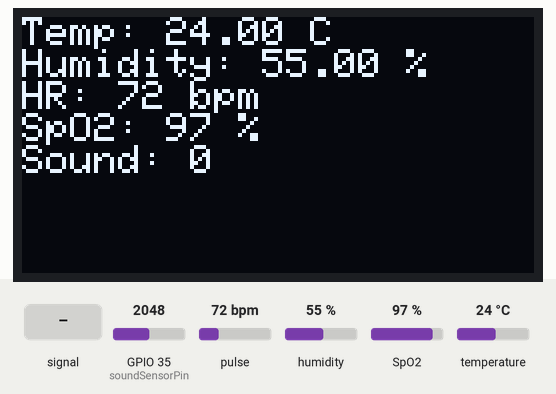
Recording of a sketch running on a simulated ESP32. Shown: 128×64 one-colour display. Inputs (shaded band) come from the test bench; at power-on: pulse 72 bpm, humidity 55 %, GPIO 35 (soundSensorPin) = 2048, SpO2 97 %, temperature 24 °C. WiFi joins after 1.5 s; servers stay silent unless stated; no MQTT or app messages arrive unless stated; what the sketch prints to the serial monitor is not drawn.

Above: at 3.5 s.
3.6 s: GPIO 35 (soundSensorPin) fed a 200 Hz sine of ±327 counts around its level
At 7.4 s:
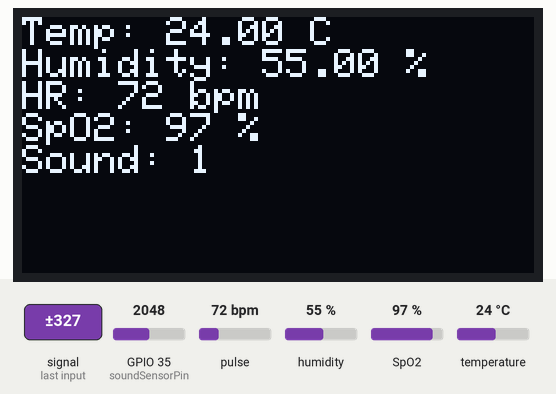
7.7 s: pulse set to 42 bpm
At 10.2 s:
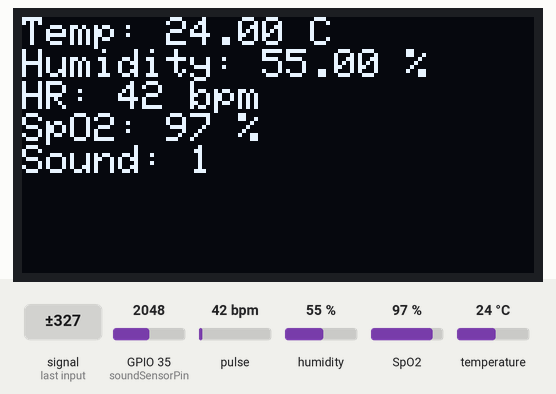
11.1 s: humidity set to 22 %
At 14.1 s:
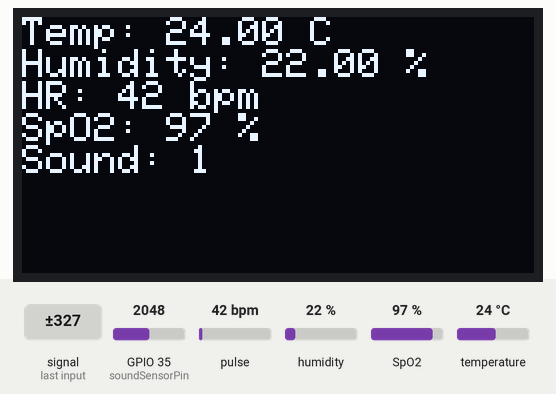
14.4 s: GPIO 35 (soundSensorPin) set to 2866
At 16.8 s:
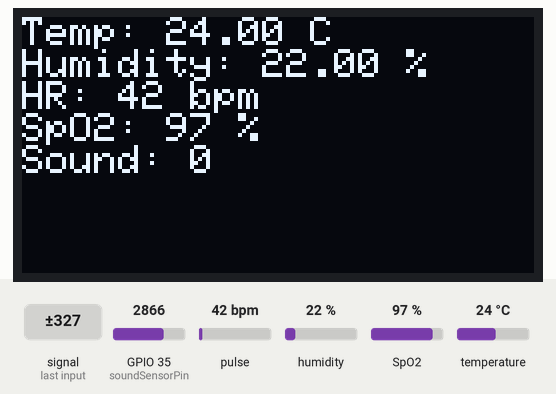
17.7 s: SpO2 set to 80 %
At 20.7 s:
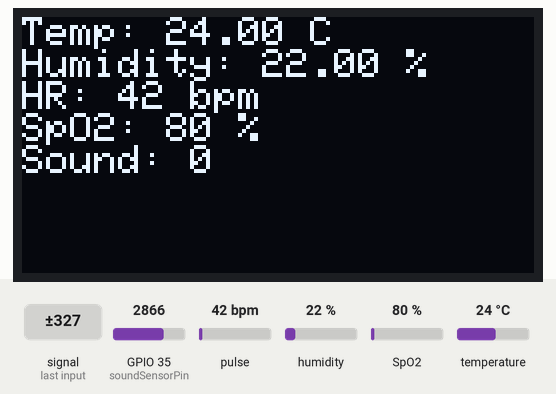
21.1 s: temperature set to 12 °C
At 23.4 s:
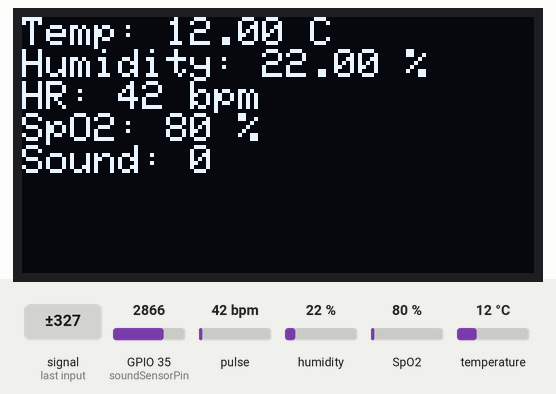
Timing chart, 0 to 24.9 s (numbered marks = the images above; inputs shaded):
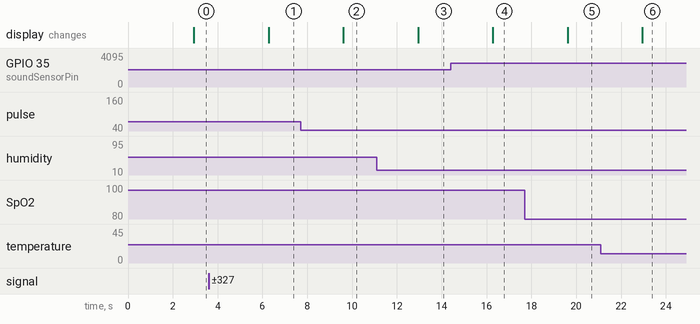

Measured:
- after the input at 3.6 s, the display: changes after 2.7 s (image 1)
- after the input at 7.7 s, the display: changes after 1.9 s (image 2)
- after the input at 11.1 s, the display: changes after 1.8 s (image 3)
- after the input at 14.4 s, the display: changes after 1.9 s (image 4)
- after the input at 17.7 s, the display: changes after 1.9 s (image 5)
- after the input at 21.1 s, the display: changes after 1.9 s (image 6)

The sketch:

Babymonitor.ino
```cpp
// Babymonitor.ino

#include <WiFi.h>
#include <PubSubClient.h>

#include "temperature.h"
#include "heart_rate.h"
#include "oled_display.h"
#include "sound_sensor.h"
#include "display_readings.h"

// WiFi credentials
const char* ssid = "Galaxy M3154D4";
const char* password = "varshu465";

// MQTT Broker
//const char* mqtt_server = "172.23.144.31";  // or use your broker IP
const char* mqtt_topic = "incubator/data";

WiFiClient espClient;
PubSubClient client(espClient);

// Function to connect WiFi
void connectWiFi() {
  Serial.print("Connecting to WiFi");

  WiFi.begin(ssid, password);

  int retryCount = 0;
  while (WiFi.status() != WL_CONNECTED) {
    delay(500);
    Serial.print(".");
    retryCount++;

    if (retryCount > 20) {  // ~10 seconds timeout
      Serial.println("\n Failed to connect to WiFi. Check credentials or signal.");
      return;
    }
  }

  Serial.println("\n WiFi Connected!");
  Serial.print("IP Address: ");
  Serial.println(WiFi.localIP());
}
// Function to connect MQTT
void connectMQTT() {
  while (!client.connected()) {
    Serial.print("Connecting to MQTT...");
    if (client.connect("BabyMonitorClient")) {
      Serial.println("connected");
      client.subscribe(mqtt_topic);  // optional, if you want to receive
    } else {
      Serial.print("Failed. State: ");
      Serial.print(client.state());
      delay(2000);
    }
  }
}

void setup() {
  Serial.begin(115200);

  setupTemperatureSensor();
  setupHeartRateSensor();
  setupOLED();
  setupSoundSensor(35);

  connectWiFi();
  client.setServer("test.mosquitto.org", 1883);
  connectMQTT();

  Serial.println("Baby Monitor Initialized");
}

void loop() {
  if (!client.connected()) connectMQTT();
  client.loop();

  // Read Temperature & Humidity
  float temp = readTemperature();
  float hum = readHumidity();

  // Read Heart Rate & SpO2
  int32_t spo2;
  int8_t validSpO2;
  int32_t heartRate;
  int8_t validHeartRate;
  readHeartRateAndSpO2(spo2, validSpO2, heartRate, validHeartRate);

  // Read Sound Level
  bool babyCrying = isBabyCrying();

  // Print to Serial Monitor
  Serial.print("Temp: "); Serial.print(temp); Serial.print(" C, ");
  Serial.print("Humidity: "); Serial.print(hum); Serial.print(" %, ");
  Serial.print("HR: "); Serial.print(heartRate); Serial.print(" bpm, ");
  Serial.print("SpO2: "); Serial.print(spo2); Serial.print(" %, ");
  Serial.print("Cry Detected: "); Serial.println(babyCrying ? "Yes" : "No");

  // Display on OLED
  displayReadings(temp, hum, heartRate, spo2, babyCrying);

  // Publish to MQTT
  String payload = "{";
  payload += "\"temperature\":" + String(temp) + ",";
  payload += "\"humidity\":" + String(hum) + ",";
  payload += "\"heartRate\":" + String(heartRate) + ",";
  payload += "\"spo2\":" + String(spo2) + ",";
  payload += "\"babyCrying\":" + String(babyCrying);
  payload += "}";

bool ok = client.publish(mqtt_topic, payload.c_str(),true);
Serial.println(ok ? F("Publish OK") : F("Publish FAILED"));

  delay(2000);
}
```

display_readings.cpp
```cpp
#include <Arduino.h>
#include <Adafruit_GFX.h>
#include <Adafruit_SSD1306.h>
#include "display_readings.h"

extern Adafruit_SSD1306 display;

void displayReadings(float temperature, float humidity, int heartRate, int spo2, int soundLevel) {
  display.clearDisplay();
  display.setTextSize(1);
  display.setTextColor(WHITE);
  display.setCursor(0, 0);

  display.print("Temp: "); display.print(temperature); display.println(" C");
  display.print("Humidity: "); display.print(humidity); display.println(" %");
  display.print("HR: "); display.print(heartRate); display.println(" bpm");
  display.print("SpO2: "); display.print(spo2); display.println(" %");
  display.print("Sound: "); display.print(soundLevel);

  display.display();
}
```

display_readings.h
```cpp
#ifndef DISPLAY_READINGS_H
#define DISPLAY_READINGS_H

void displayReadings(float temperature, float humidity, int heartRate, int spo2, int soundLevel);

#endif
```

heart_rate.cpp
```cpp
#include "heart_rate.h"
#include <Wire.h>
#include "MAX30105.h"
#include "spo2_algorithm.h"

MAX30105 particleSensor;
#define BUFFER_SIZE 100
uint32_t irBuffer[BUFFER_SIZE];
uint32_t redBuffer[BUFFER_SIZE];

void setupHeartRateSensor() {
  Wire.begin(21, 22);
  if (!particleSensor.begin(Wire, I2C_SPEED_STANDARD)) {
    Serial.println("MAX30102 not found");
    while (1);
  }
  particleSensor.setup();
  particleSensor.setPulseAmplitudeRed(0x0A);
  particleSensor.setPulseAmplitudeIR(0x0A);
}

void readHeartRateAndSpO2(int32_t &spo2, int8_t &validSPO2, int32_t &heartRate, int8_t &validHeartRate) {
  for (byte i = 0; i < BUFFER_SIZE; i++) {
    while (!particleSensor.available()) particleSensor.check();
    redBuffer[i] = particleSensor.getRed();
    irBuffer[i] = particleSensor.getIR();
    particleSensor.nextSample();
  }

  maxim_heart_rate_and_oxygen_saturation(irBuffer, BUFFER_SIZE, redBuffer,
                                         &spo2, &validSPO2, &heartRate, &validHeartRate);
}
```

heart_rate.h
```cpp
#include <stdint.h>
#ifndef HEART_RATE_H
#define HEART_RATE_H

void setupHeartRateSensor();
void readHeartRateAndSpO2(int32_t &spo2, int8_t &validSpO2, int32_t &heartRate, int8_t &validHeartRate);


#endif
```

oled_display.cpp
```cpp
#include "oled_display.h"
#include <Wire.h>
#include <Adafruit_GFX.h>
#include <Adafruit_SSD1306.h>

#define SCREEN_WIDTH 128
#define SCREEN_HEIGHT 64
Adafruit_SSD1306 display(SCREEN_WIDTH, SCREEN_HEIGHT, &Wire, -1);

void setupOLED() {
  if (!display.begin(SSD1306_SWITCHCAPVCC, 0x3C)) {
    Serial.println("OLED not found");
    while (1);
  }
  display.clearDisplay();
}

void displayVitals(float temp, float hum, int heartRate, int spo2) {
  display.clearDisplay();
  display.setTextSize(1);
  display.setTextColor(SSD1306_WHITE);
  display.setCursor(0, 0);
  display.print("Temp: "); display.print(temp); display.println(" C");
  display.print("Humidity: "); display.print(hum); display.println(" %");
  display.print("Heart: "); display.print(heartRate); display.println(" bpm");
  display.print("SpO2: "); display.print(spo2); display.println(" %");
  display.display();
}
```

oled_display.h
```cpp
#ifndef OLED_DISPLAY_H
#define OLED_DISPLAY_H

void setupOLED();
void displayVitals(float temp, float hum, int heartRate, int spo2);

#endif
```

sound_sensor.cpp
```cpp
#include "sound_sensor.h"
#include <arduinoFFT.h>

#define SAMPLES 128
#define SAMPLING_FREQUENCY 4000
#define THRESHOLD 1000

static int soundSensorPin = 35;  // default pin; can be updated

// Declare real and imaginary arrays
double vReal[SAMPLES];
double vImag[SAMPLES];

// Properly instantiate the ArduinoFFT object with <double> and required parameters
ArduinoFFT<double> FFT = ArduinoFFT<double>(vReal, vImag, SAMPLES, SAMPLING_FREQUENCY);

void setupSoundSensor(int pin) {
  soundSensorPin = pin;
  Serial.println("Sound Sensor Initialized for Cry Detection");
}

bool isBabyCrying() {
  for (int i = 0; i < SAMPLES; i++) {
    vReal[i] = analogRead(soundSensorPin);
    vImag[i] = 0;
    delayMicroseconds(1000000 / SAMPLING_FREQUENCY);
  }

  FFT.Windowing(FFT_WIN_TYP_HAMMING, FFT_FORWARD);
  FFT.Compute(FFT_FORWARD);
  FFT.ComplexToMagnitude();

  for (int i = 0; i < SAMPLES / 2; i++) {
    double freq = (i * 1.0 * SAMPLING_FREQUENCY) / SAMPLES;
    if (freq >= 300 && freq <= 3000 && vReal[i] > THRESHOLD) {
      return true;
    }
  }

  return false;
}
```

sound_sensor.h
```cpp
#ifndef SOUND_SENSOR_H
#define SOUND_SENSOR_H

void setupSoundSensor(int pin);
bool isBabyCrying();

#endif
```

temperature.cpp
```cpp
#include "temperature.h"
#include <DHT.h>
#define DHTPIN 4
#define DHTTYPE DHT11
DHT dht(DHTPIN, DHTTYPE);
void setupTemperatureSensor() {
  dht.begin();
}
float readTemperature() {
  return dht.readTemperature();
}
float readHumidity() {
  return dht.readHumidity();
}
```

temperature.h
```cpp
#ifndef TEMPERATURE_H
#define TEMPERATURE_H

void setupTemperatureSensor();
float readTemperature();
float readHumidity();

#endif
```
